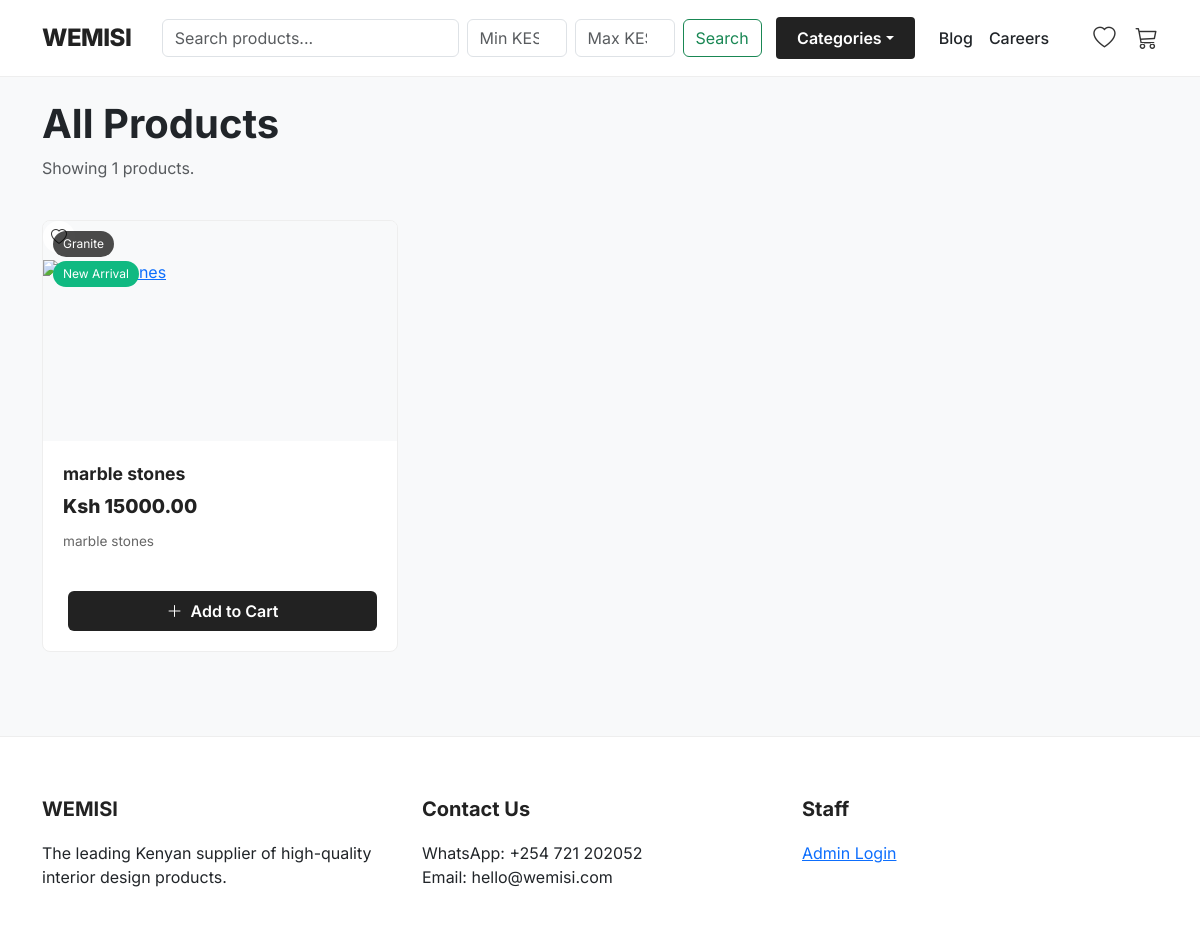
The page /store/ on the database as committed earlier.
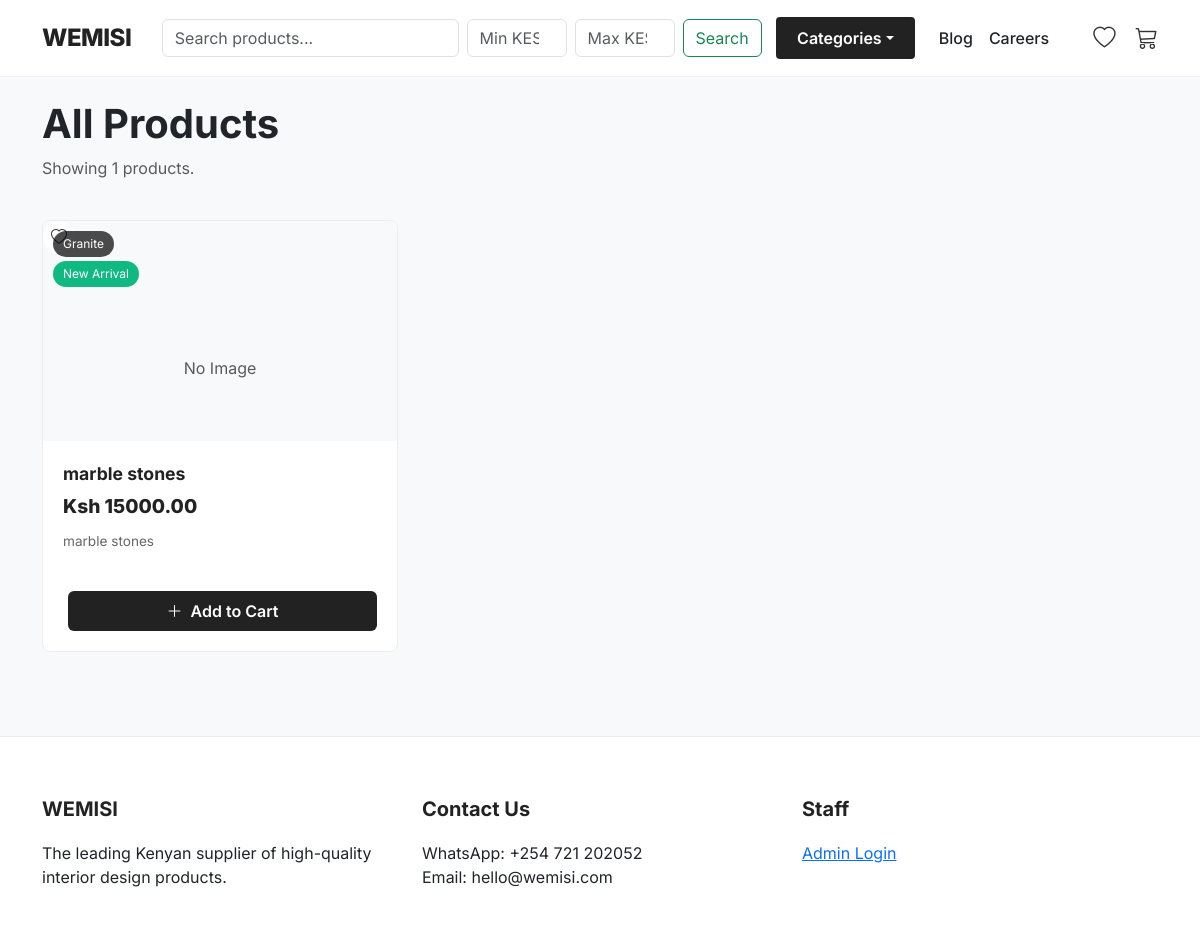
The same page on the database as committed later.
### store/models.py (models this page shows, shortened)
class Product(models.Model):
    category = models.ForeignKey(Category, related_name='products', on_delete=models.CASCADE)
    name = models.CharField(max_length=200)
    description = models.TextField()
    price = models.DecimalField(max_digits=10, decimal_places=2)
    dimensions = models.CharField(max_length=100, blank=True, help_text="e.g. 10x10ft")
    image = models.ImageField(upload_to='products/')
    is_featured = models.BooleanField(default=False) # If true, shows on Homepage
    available = models.BooleanField(default=True)

class Category(models.Model):
    name = models.CharField(max_length=200)
    slug = models.SlugField(unique=True) # This makes the URL look nice (e.g., /granite/)
    class Meta:
        verbose_name_plural = "Categories"

### store/views.py (the view)
# urls.py: path('store/', views.store, name='store'),
def store(request):
    products = Product.objects.filter(available=True)
    query = request.GET.get('q')
    min_price = request.GET.get('min_price')
    max_price = request.GET.get('max_price')
    if query:
        products = products.filter(Q(name__icontains=query) | Q(description__icontains=query))
    if min_price:
        products = products.filter(price__gte=min_price)
    if max_price:
        products = products.filter(price__lte=max_price)
    return render(request, 'store/product_list.html', {'category': None, 'products': products})

### store/context_processors.py (called while the page is built)
def categories_processor(request):
    return {'menu_categories': Category.objects.all()}

def cart_processor(request):
    cart = request.session.get('cart', {})
    cart_count = sum(cart.values())
    return {'cart_count': cart_count}

def wishlist_processor(request):
    wishlist = request.session.get('wishlist', [])
    return {'wishlist_count': len(wishlist)}

### mbele/templates/store/product_list.html (shortened to what this page needs)
{% extends 'store/base.html' %}
{% block content %}
<div class="row mb-4 align-items-center">
    <div class="col-md-6">
        {% if category %}
            <h1 class="fw-bold text-dark">{{ category.name }}</h1>
        {% else %}
            <h1 class="fw-bold text-dark">All Products</h1>
        {% endif %}
        <p class="text-muted">Showing {{ products.count }} products.</p>
    </div>
</div>
<div id="product-grid-container">
<div class="row">
    {% for product in products %}
    <div class="col-md-6 col-lg-4 mb-4">
        <div class="product-card h-100">
            <div class="img-container">
                <span class="badge-category">{{ product.category.name }}</span>
                {% if forloop.first or product.is_featured %}
                <span class="badge-new">New Arrival</span>
                {% endif %}
                <div class="icon-circle" onclick="toggleWishlist({{ product.id }}, this)">
    <i class="bi bi-heart"></i>
</div>
                {% if product.image %}
                <a href="{% url 'product_detail' product.id %}">
                </a>
                {% else %}
                <div class="d-flex align-items-center justify-content-center h-100 bg-light text-muted">No Image</div>
                {% endif %}
            </div>
            <div class="card-body d-flex flex-column">
                <a href="{% url 'product_detail' product.id %}" class="product-title">{{ product.name }}</a>
                <div class="price">Ksh {{ product.price }}</div>
                <p class="desc-snippet">{{ product.description|truncatechars:80 }}</p>
                <div class="mt-auto d-flex">
                    <button class="btn btn-add-cart py-2 w-100" data-product-id="{{ product.id }}">
                        <i class="bi bi-plus-lg me-1"></i> Add to Cart
                    </button>
                </div>
            </div>
        </div>
    </div>
    {% empty %}
    <div class="col-12 text-center py-5">
        <h3>No products found</h3>
        <p class="text-muted">Please check back later or contact us.</p>
    </div>
    {% endfor %}
</div>
</div>
{% endblock %}

Rows that differ between the two databases and show on the page:
changed Product "marble stones": now shows "No Image"
